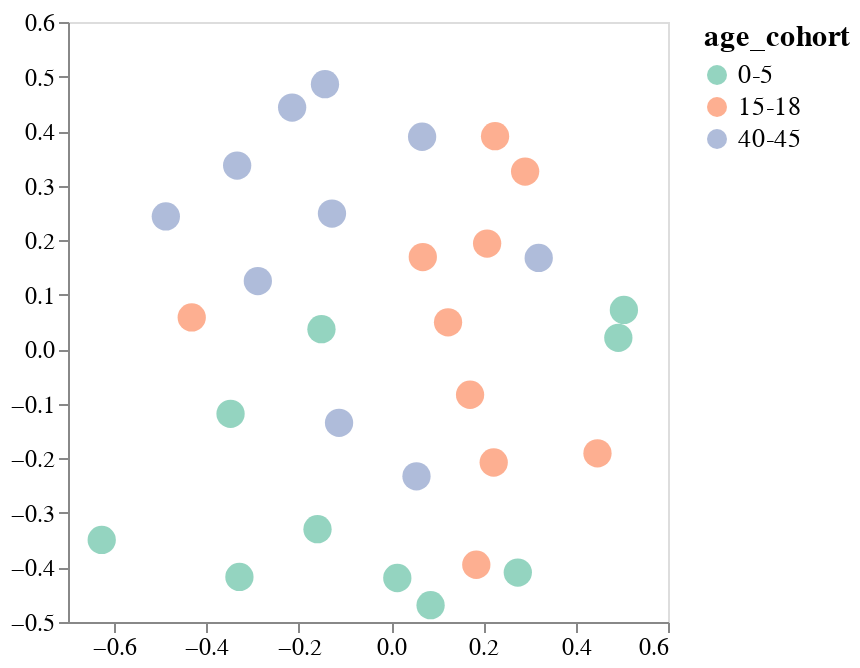

The notebook cell this image was saved under:
### Markdown cell above
### AA-level analysis, increasing p

### Code cell
mds_and_plot(escape_df, site_or_aa='aa', p=1, 
             dissimilarity_method='one_minus', mds_random_state=8)

### Figure 1 — Vega-Lite specification as saved in the notebook (floating-point values rounded to 4 significant figures)
{"config": {"view": {"continuousWidth": 300, "continuousHeight": 300}, "axis": {"grid": false, "labelFontSize": 12, "title": null}, "legend": {"labelFontSize": 13, "titleFontSize": 15}}, "data": {"name": "data-fe6632921735af61d51059a4c7751c6b"}, "mark": {"type": "circle", "opacity": 0.7, "size": 200}, "encoding": {"color": {"field": "age_cohort", "scale": {"scheme": "set2"}, "type": "nominal"}, "detail": {"field": "serum", "type": "nominal"}, "tooltip": [{"field": "serum", "type": "nominal"}, {"field": "age_cohort", "type": "nominal"}], "x": {"field": "x_coord", "scale": {"padding": 5}, "type": "quantitative"}, "y": {"field": "y_coord", "scale": {"padding": 5}, "type": "quantitative"}}, "$schema": "https://vega.github.io/schema/vega-lite/v5.8.0.json", "datasets": {"data-fe6632921735af61d51059a4c7751c6b": [{"serum": "2367", "x_coord": 0.2746, "y_coord": -0.4093, "age_cohort": "0-5"}, {"serum": "3944", "x_coord": 0.08562, "y_coord": -0.4692, "age_cohort": "0-5"}, {"serum": "2462", "x_coord": -0.1508, "y_coord": 0.03676, "age_cohort": "0-5"}, {"serum": "2389", "x_coord": -0.1594, "y_coord": -0.3298, "age_cohort": "0-5"}, {"serum": "2323", "x_coord": 0.01348, "y_coord": -0.4193, "age_cohort": "0-5"}, {"serum": "2388", "x_coord": 0.5044, "y_coord": 0.07212, "age_cohort": "0-5"}, {"serum": "2463", "x_coord": 0.4924, "y_coord": 0.02093, "age_cohort": "0-5"}, {"serum": "3973", "x_coord": -0.3478, "y_coord": -0.1183, "age_cohort": "0-5"}, {"serum": "4299", "x_coord": -0.3286, "y_coord": -0.4174, "age_cohort": "0-5"}, {"serum": "4584", "x_coord": -0.6269, "y_coord": -0.3495, "age_cohort": "0-5"}, {"serum": "2343", "x_coord": 0.2904, "y_coord": 0.3259, "age_cohort": "15-18"}, {"serum": "2350", "x_coord": 0.1235, "y_coord": 0.04939, "age_cohort": "15-18"}, {"serum": "2365", "x_coord": 0.1711, "y_coord": -0.08338, "age_cohort": "15-18"}, {"serum": "2380", "x_coord": 0.4472, "y_coord": -0.1908, "age_cohort": "15-18"}, {"serum": "2382", "x_coord": 0.06875, "y_coord": 0.169, "age_cohort": "15-18"}, {"serum": "3866", "x_coord": 0.2224, "y_coord": -0.2076, "age_cohort": "15-18"}, {"serum": "3856", "x_coord": -0.4319, "y_coord": 0.05831, "age_cohort": "15-18"}, {"serum": "3857", "x_coord": 0.2081, "y_coord": 0.1938, "age_cohort": "15-18"}, {"serum": "3862", "x_coord": 0.2253, "y_coord": 0.3907, "age_cohort": "15-18"}, {"serum": "3895", "x_coord": 0.1847, "y_coord": -0.3951, "age_cohort": "15-18"}, {"serum": "33C", "x_coord": -0.1281, "y_coord": 0.2488, "age_cohort": "40-45"}, {"serum": "34C", "x_coord": 0.05505, "y_coord": -0.2329, "age_cohort": "40-45"}, {"serum": "197C", "x_coord": -0.2887, "y_coord": 0.1249, "age_cohort": "40-45"}, {"serum": "199C", "x_coord": -0.488, "y_coord": 0.2436, "age_cohort": "40-45"}, {"serum": "215C", "x_coord": 0.3199, "y_coord": 0.1674, "age_cohort": "40-45"}, {"serum": "210C", "x_coord": -0.3335, "y_coord": 0.3369, "age_cohort": "40-45"}, {"serum": "74C", "x_coord": -0.2144, "y_coord": 0.4431, "age_cohort": "40-45"}, {"serum": "68C", "x_coord": 0.06724, "y_coord": 0.3896, "age_cohort": "40-45"}, {"serum": "150C", "x_coord": -0.1127, "y_coord": -0.1348, "age_cohort": "40-45"}, {"serum": "18C", "x_coord": -0.1432, "y_coord": 0.4861, "age_cohort": "40-45"}]}}
